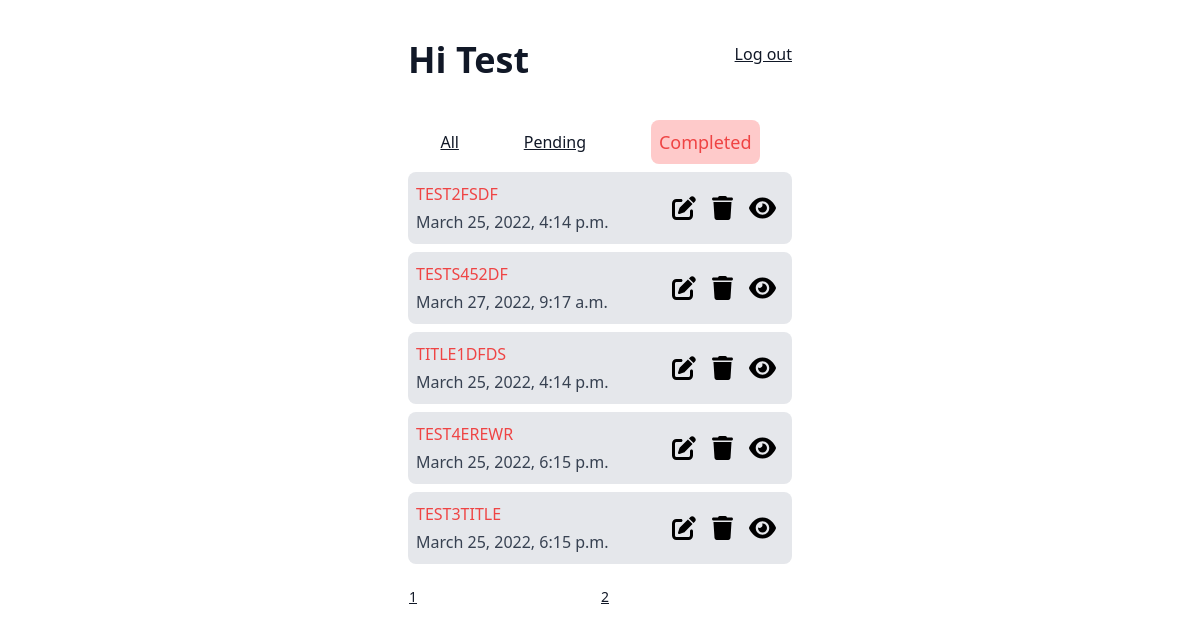
Before: /completed_tasks/ (signed in) with the older database file.
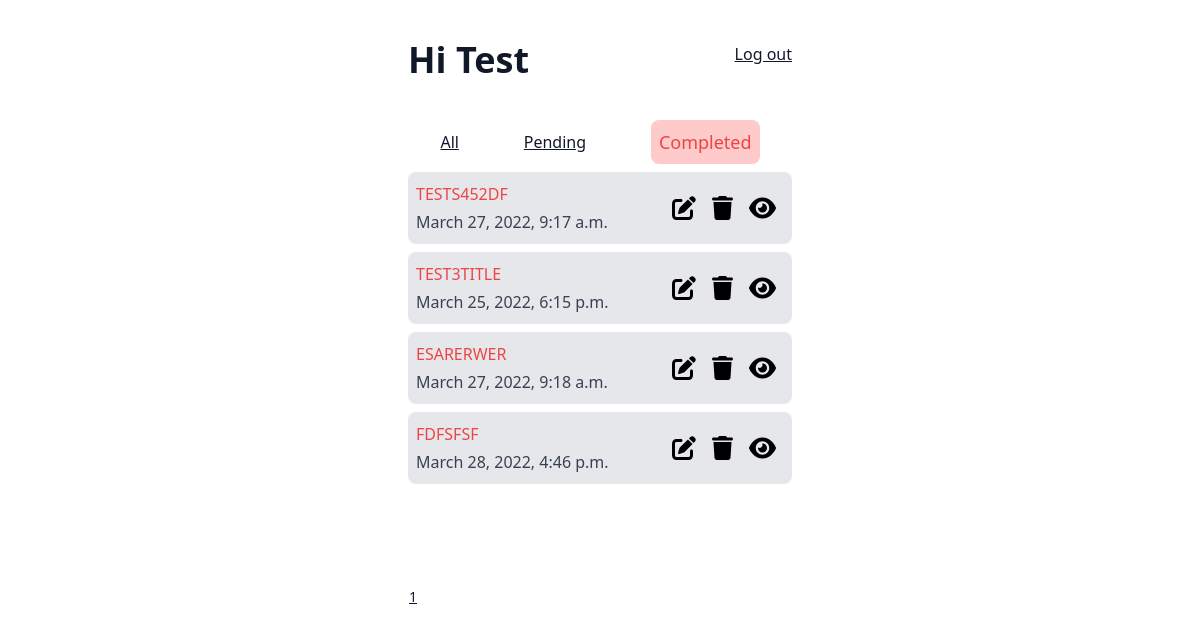
After: the same page with the newer database file.
### tasks/models.py (models this page shows, shortened)
class Task(models.Model):
    title = models.CharField(max_length=100)
    description = models.TextField()
    completed = models.BooleanField(default=False)
    created_date = models.DateTimeField(auto_now=True)
    deleted = models.BooleanField(default=False)
    user = models.ForeignKey(User, on_delete=models.CASCADE, null=True, blank= True)
    priority = models.PositiveIntegerField(default=1)

### tasks/views.py (the view)
# urls.py: path('completed_tasks/', GenericTaskCompleteListView.as_view(), name='complete-list'),
class GenericTaskCompleteListView(LoginRequiredMixin ,ListView):
    template_name = "completed_tasks.html"
    context_object_name = "tasks"
    paginate_by = 5
    def get_queryset(self):
        completed_tasks = Task.objects.filter(completed = True, deleted = False, user=self.request.user).order_by('priority')
        return completed_tasks

### templates/completed_tasks.html (shortened to what this page needs)
{% extends "base.html" %}
{% block content %}
<div class="flex h-screen">
    <div class="mx-auto w-96 prose ">
    <div class="greeting my-10">
    <h1 class=" w-fit inline">Hi {{user | capfirst}}</h1>
    <span class="float-right"><a href="{% url 'user-logout'%}">Log out</a></span>
    </div>
<div class="flex navbar items-center justify-around">
    <span><a href="{% url 'all-tasks-view' %}">All</a></span>
    <span><a href="{% url 'tasks-view' %}">Pending</a></span>
    <span class="bg-red-200 text-red-500 w-fit rounded-lg p-2 text-lg">Completed</span>
</div>
<div class="tasks h-96">
    {% for task in tasks %}
    <div class="bg-gray-200 my-2 rounded-lg flex p-2">
        <div class="details">
        <span class="text-red-500">{{task.title}}</span><br/>
        {{task.created_date}}
        </div>
    <div class="actions ml-auto flex items-center">
    <span>
        <a href="{% url 'update-task' pk=task.id %}"></a>
    </span>
    <span>
        <form action="{% url 'delete-task' pk=task.id%}" method="post" class="mb-0">{% csrf_token %}
            <button type="submit">
            </button>
        </form>
    </span>
    <span>
        <a href="{% url 'detail-task' pk=task.id %}"></a>
    </span>
    </div>
    </div>
    {% endfor %}
    </div>
    <table>
    {% for page in paginator.page_range %}
    <th>
        <a href="?page={{ page }}">{{page}}</a>
    </th>
    {% endfor %}
    </table>
</div>
</div>
{% endblock %}

Changed rows visible on the page:
no longer on this page (row edited): Task: title "TEST2FSDF", created_date "March 25, 2022, 4:14 p.m."
no longer on this page (row edited): Task: title "TITLE1DFDS", created_date "March 25, 2022, 4:14 p.m."
no longer on this page (row edited): Task: title "TEST4EREWR", created_date "March 25, 2022, 6:15 p.m."
now on this page (row unchanged): Task: title "ESARERWER", created_date "March 27, 2022, 9:18 a.m."
now on this page (row edited): Task: title "FDFSFSF", created_date "March 28, 2022, 4:46 p.m."
Other visible differences:
list line gone: "2"
